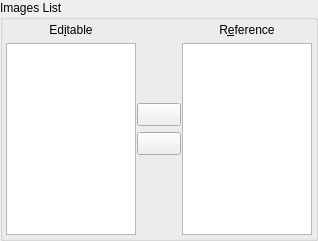
        <widget class="QGroupBox" name="listsGroupBox">
         <property name="sizePolicy">
          <sizepolicy hsizetype="Fixed" vsizetype="Maximum">
           <horstretch>0</horstretch>
           <verstretch>0</verstretch>
          </sizepolicy>
         </property>
         <property name="maximumSize">
          <size>
           <width>400</width>
           <height>16777215</height>
          </size>
         </property>
         <property name="title">
          <string>Images List</string>
         </property>
         <layout class="QHBoxLayout">
          <property name="spacing">
           <number>1</number>
          </property>
          <property name="margin">
           <number>3</number>
          </property>
          <item>
           <layout class="QVBoxLayout">
            <property name="spacing">
             <number>6</number>
            </property>
            <property name="margin">
             <number>0</number>
            </property>
            <item>
             <widget class="QLabel" name="label_editable_list">
              <property name="text">
               <string>Ed&amp;itable</string>
              </property>
              <property name="alignment">
               <set>Qt::AlignCenter</set>
              </property>
              <property name="buddy">
               <cstring>movableListWidget</cstring>
              </property>
             </widget>
            </item>
            <item>
             <widget class="QListWidget" name="movableListWidget">
              <property name="sizePolicy">
               <sizepolicy hsizetype="Expanding" vsizetype="Expanding">
                <horstretch>0</horstretch>
                <verstretch>0</verstretch>
               </sizepolicy>
              </property>
              <property name="maximumSize">
               <size>
                <width>130</width>
                <height>16777215</height>
               </size>
              </property>
              <property name="toolTip">
               <string>&lt;html&gt;&lt;head&gt;&lt;meta name=&quot;qrichtext&quot; content=&quot;1&quot; /&gt;&lt;style type=&quot;text/css&quot;&gt;
p, li { white-space: pre-wrap; }
&lt;/style&gt;&lt;/head&gt;&lt;body style=&quot; font-family:'Sans Serif'; font-size:9pt; font-weight:400; font-style:normal; text-decoration:none;&quot;&gt;
&lt;p style=&quot; margin-top:0px; margin-bottom:0px; margin-left:0px; margin-right:0px; -qt-block-indent:0; text-indent:0px;&quot;&gt;The currently selected image is the one that you can shift and paint an anti-ghosting mask on.&lt;/p&gt;&lt;/body&gt;&lt;/html&gt;</string>
              </property>
              <property name="whatsThis">
               <string>The image currently selected in this list can be translated up,down,left and right using the controls below.
This image's histogram is diplayed in the widget above.</string>
              </property>
             </widget>
            </item>
           </layout>
          </item>
          <item>
           <layout class="QVBoxLayout">
            <property name="spacing">
             <number>6</number>
            </property>
            <property name="margin">
             <number>0</number>
            </property>
            <item>
             <spacer>
              <property name="orientation">
               <enum>Qt::Vertical</enum>
              </property>
              <property name="sizeHint" stdset="0">
               <size>
                <width>20</width>
                <height>40</height>
               </size>
              </property>
             </spacer>
            </item>
            <item>
             <widget class="QToolButton" name="prevBothButton">
              <property name="minimumSize">
               <size>
                <width>44</width>
                <height>0</height>
               </size>
              </property>
              <property name="toolTip">
               <string>Select the previous image in both lists</string>
              </property>
              <property name="whatsThis">
               <string>Use this button to move the selection to the previous image in both lists.</string>
              </property>
              <property name="icon">
               <iconset resource="../../icons.qrc">
                <normaloff>:/new/prefix1/images/uparrow.png</normaloff>:/new/prefix1/images/uparrow.png</iconset>
              </property>
             </widget>
            </item>
            <item>
             <widget class="QToolButton" name="nextBothButton">
              <property name="minimumSize">
               <size>
                <width>44</width>
                <height>0</height>
               </size>
              </property>
              <property name="toolTip">
               <string>Select the next image in both lists</string>
              </property>
              <property name="whatsThis">
               <string>Use this button to move the selection to the next image in both lists.</string>
              </property>
              <property name="icon">
               <iconset resource="../../icons.qrc">
                <normaloff>:/new/prefix1/images/downarrow.png</normaloff>:/new/prefix1/images/downarrow.png</iconset>
              </property>
             </widget>
            </item>
            <item>
             <spacer>
              <property name="orientation">
               <enum>Qt::Vertical</enum>
              </property>
              <property name="sizeHint" stdset="0">
               <size>
                <width>20</width>
                <height>40</height>
               </size>
              </property>
             </spacer>
            </item>
           </layout>
          </item>
          <item>
           <layout class="QVBoxLayout">
            <property name="spacing">
             <number>6</number>
            </property>
            <property name="margin">
             <number>0</number>
            </property>
            <item>
             <widget class="QLabel" name="label_reference_list">
              <property name="text">
               <string>R&amp;eference</string>
              </property>
              <property name="alignment">
               <set>Qt::AlignCenter</set>
              </property>
              <property name="buddy">
               <cstring>referenceListWidget</cstring>
              </property>
             </widget>
            </item>
            <item>
             <widget class="QListWidget" name="referenceListWidget">
              <property name="sizePolicy">
               <sizepolicy hsizetype="Expanding" vsizetype="Expanding">
                <horstretch>0</horstretch>
                <verstretch>0</verstretch>
               </sizepolicy>
              </property>
              <property name="maximumSize">
               <size>
                <width>130</width>
                <height>16777215</height>
               </size>
              </property>
              <property name="toolTip">
               <string>The reference image is the one currently selected</string>
              </property>
              <property name="whatsThis">
               <string>&lt;html&gt;&lt;head&gt;&lt;meta name=&quot;qrichtext&quot; content=&quot;1&quot; /&gt;&lt;style type=&quot;text/css&quot;&gt;
p, li { white-space: pre-wrap; }
&lt;/style&gt;&lt;/head&gt;&lt;body style=&quot; font-family:'Sans Serif'; font-size:9pt; font-weight:400; font-style:normal; text-decoration:none;&quot;&gt;
&lt;p style=&quot; margin-top:0px; margin-bottom:0px; margin-left:0px; margin-right:0px; -qt-block-indent:0; text-indent:0px;&quot;&gt;The image currently selected in this list serves as a reference position for the editable image&lt;/p&gt;&lt;/body&gt;&lt;/html&gt;</string>
              </property>
             </widget>
            </item>
           </layout>
          </item>
         </layout>
        </widget>
